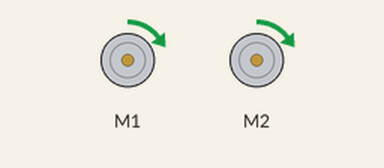
A sketch run on a simulated Arduino Leonardo, built with avr-gcc and run on an emulated ATmega32U4. On the bench: 2 × DC motor (green arrow = forward, orange = backward, longer = faster). What the sketch prints to the serial monitor is not drawn.

Above: at 0.3 s.
Timing chart, 0 to 39.3 s (numbered marks = the images above):
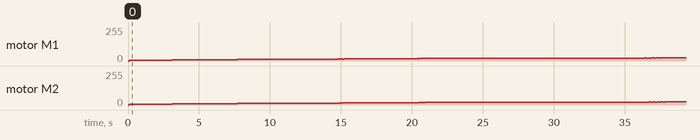

Measured:
- by itself, motor M1: stopped → forward 6/255 at 0.10 s, → forward 5/255 0.10 s later, → forward 6/255 0.80 s later, → forward 7/255 0.60 s later, … (64 changes in this stretch)
- by itself, motor M2: stopped → forward 6/255 at 0.10 s, → forward 5/255 0.10 s later, → forward 6/255 0.80 s later, → forward 5/255 0.10 s later, … (62 changes in this stretch)

The sketch:

romi32u4_advanced_420.ino
```cpp
// snippet: romi32u4_advanced_420
// tags: romi, pololu, romi32u4, pid, speed, control, encoder, motor
// boards: romi32u4
// library: Romi32U4
// description: PID speed control on both Romi 32U4 wheels. Target is set in encoder ticks per
//   100 ms; actual speed is measured from Romi32U4Encoders deltas and the error is closed with a
//   PI controller (derivative omitted — noisy on the raw speed). motors.setSpeeds() takes SIGNED
//   commands, so the sign is preserved and a wheel can slow down or reverse to correct overspeed.
//   Do NOT use attachInterrupt()/analogWrite() on guessed pins — the Romi wheel encoders and motor
//   driver are only reachable through the Romi32U4 library.
// prompts: speed, control, wheels, target, speed, ticks/100ms
// exact-include: Romi32U4.h

#include <Romi32U4.h>

Romi32U4Motors   motors;
Romi32U4Encoders encoders;

const float TARGET_SPEED = 50.0f;    // target ticks per 100 ms per wheel
const float KP = 0.20f, KI = 0.05f;  // PI only — D removed (noisy at this dt)
const unsigned long PERIOD_MS = 100;

float integralL = 0, integralR = 0;
int   outputL = 0, outputR = 0;
unsigned long prevMs = 0;

// PI controller with integral anti-windup. Returns a signed motor command in [-400, 400].
int piControl(float error, float &integral) {
  integral += error * (PERIOD_MS / 1000.0f);
  float iTerm = KI * integral;
  if (iTerm >  380.0f) { integral =  380.0f / KI; iTerm =  380.0f; }
  if (iTerm < -380.0f) { integral = -380.0f / KI; iTerm = -380.0f; }
  return constrain((int)(KP * error + iTerm), -400, 400);
}

void setup() {
  Serial.begin(9600);
}

void loop() {
  unsigned long now = millis();
  if (now - prevMs < PERIOD_MS) return;
  prevMs = now;

  int16_t dL = encoders.getCountsAndResetLeft();
  int16_t dR = encoders.getCountsAndResetRight();

  float actualL = (float)dL;  // ticks counted in this 100 ms window = ticks/100ms
  float actualR = (float)dR;

  outputL = piControl(TARGET_SPEED - actualL, integralL);
  outputR = piControl(TARGET_SPEED - actualR, integralR);
  motors.setSpeeds(outputL, outputR);

  Serial.print("L: "); Serial.print(actualL, 2);
  Serial.print("/"); Serial.print(TARGET_SPEED, 2);
  Serial.print("  R: "); Serial.print(actualR, 2);
  Serial.print("/"); Serial.println(TARGET_SPEED, 2);
}
```
